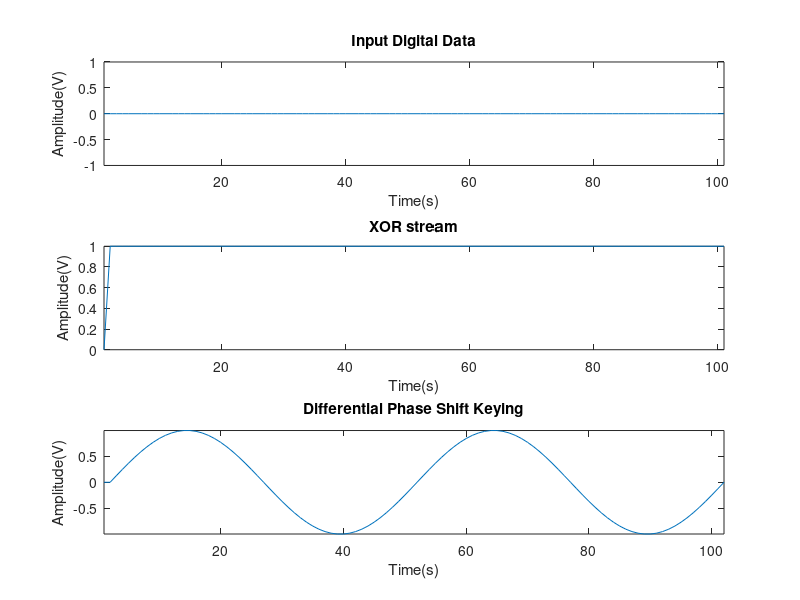

Write the MATLAB code that produced this figure.
clc %for clearing the command window
close all %for closing all the window except command window
clear all %for deleting all the variables from the memory
a=input('Enter the input bit stream:');
L=length(a);
x=0;
z=0;
t=0:1/(L*50):2;
x1=sin(2*pi*1*t);
for i=1:L %here we are generating the modulated wave
    if a(i)==1
        x=[x ones(1,L*100)];
    else
        x=[x zeros(1,L*100)];
    end
end
for i=1:L %here we are generating the modulated wave
    if i==1
        p(i)=xor(a(i),0);
    else
       p(i)=xor(a(i),a(i-1));
   end
end
P=0;
for i=1:L %here we are generating the modulated wave
    if (p(i)==1)
        z=[z x1];
        P=[P ones(1,L*100)];
    else
      z=[z -x1];
      P=[P zeros(1,L*100)];
   end
end

subplot(3,1,1); %For Plotting The Carrier wave
plot(x);
axis tight;
xlabel('Time(s)')
ylabel('Amplitude(V)')
title('Input Digital Data')
subplot(3,1,2); %For Plotting The Carrier wave
plot(P);
axis tight;
xlabel('Time(s)')
ylabel('Amplitude(V)')
title('XOR stream')
subplot(3,1,3); %For Plotting The Carrier wave
plot(z);
axis tight;
xlabel('Time(s)')
ylabel('Amplitude(V)')
title('Differential Phase Shift Keying')
